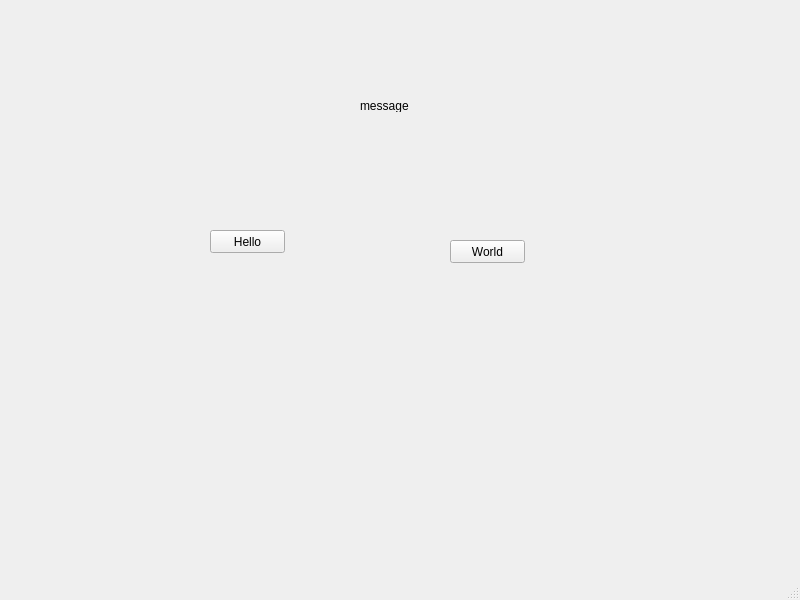
<?xml version="1.0" encoding="UTF-8"?>
<ui version="4.0">
 <class>MainWindow</class>
 <widget class="QMainWindow" name="MainWindow">
  <property name="geometry">
   <rect>
    <x>0</x>
    <y>0</y>
    <width>800</width>
    <height>600</height>
   </rect>
  </property>
  <property name="windowTitle">
   <string>MainWindow</string>
  </property>
  <widget class="QWidget" name="centralwidget">
   <widget class="QLabel" name="lblMsg">
    <property name="geometry">
     <rect>
      <x>360</x>
      <y>100</y>
      <width>56</width>
      <height>12</height>
     </rect>
    </property>
    <property name="text">
     <string>message</string>
    </property>
   </widget>
   <widget class="QPushButton" name="pushButton">
    <property name="geometry">
     <rect>
      <x>210</x>
      <y>230</y>
      <width>75</width>
      <height>23</height>
     </rect>
    </property>
    <property name="text">
     <string>Hello</string>
    </property>
   </widget>
   <widget class="QPushButton" name="pushButton_2">
    <property name="geometry">
     <rect>
      <x>450</x>
      <y>240</y>
      <width>75</width>
      <height>23</height>
     </rect>
    </property>
    <property name="text">
     <string>World</string>
    </property>
   </widget>
  </widget>
  <widget class="QMenuBar" name="menubar">
   <property name="geometry">
    <rect>
     <x>0</x>
     <y>0</y>
     <width>800</width>
     <height>21</height>
    </rect>
   </property>
  </widget>
  <widget class="QStatusBar" name="statusbar"/>
 </widget>
 <resources/>
 <connections/>
</ui>
